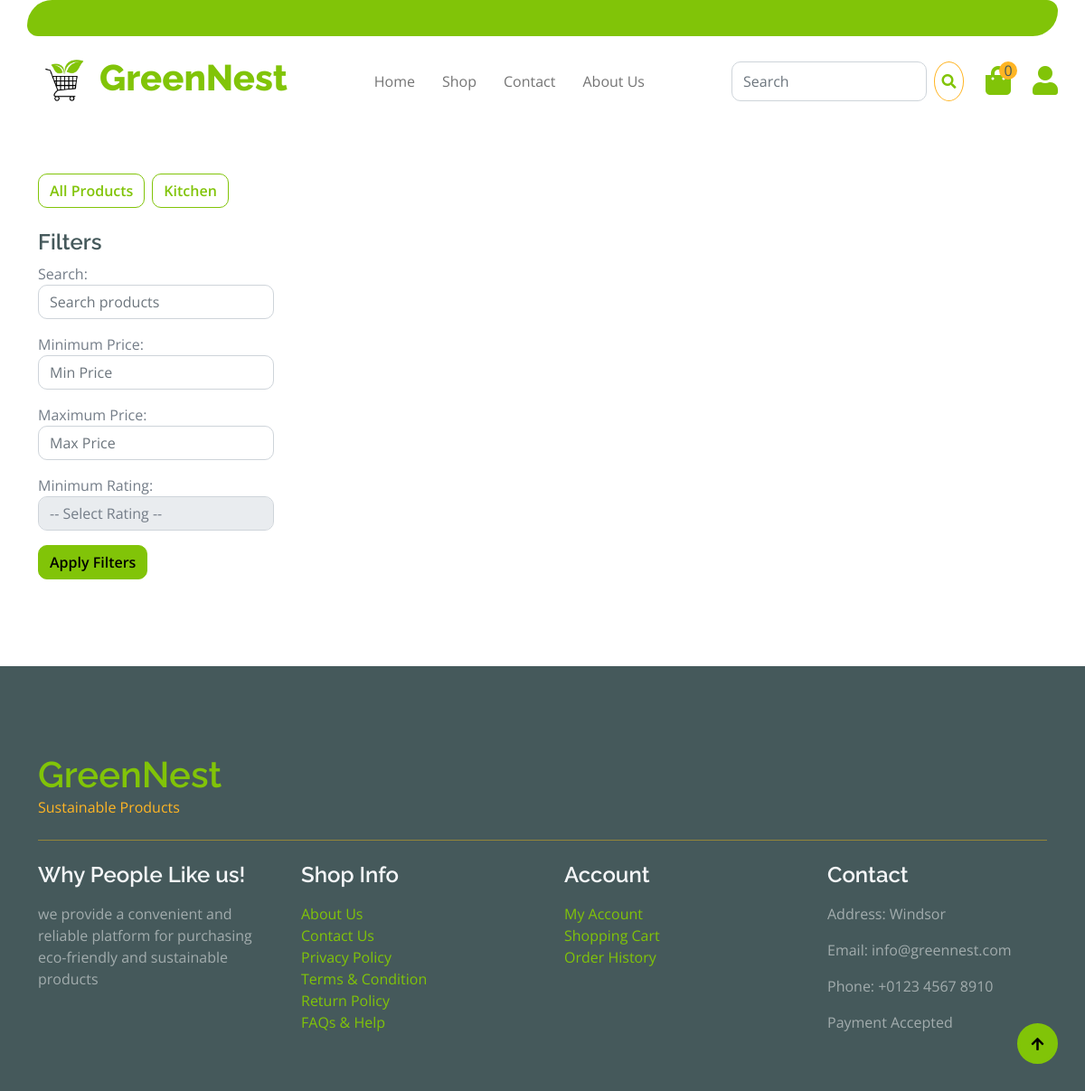
The page /shop/ on the database as committed earlier.
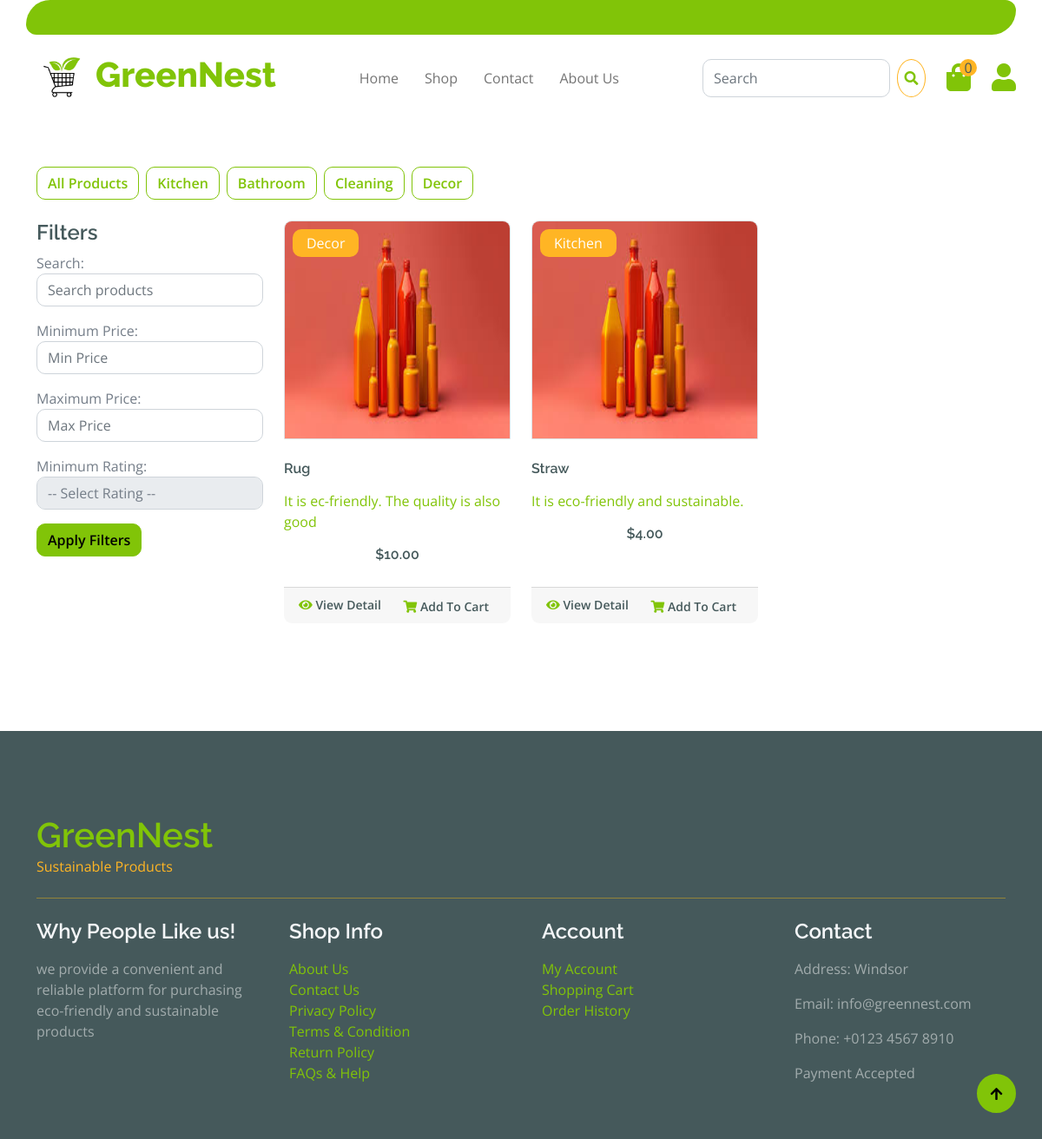
The same page on the database as committed later.
### landingPage/models.py (models this page shows, shortened)
class Category(models.Model):
    CATEGORY_CHOICES = [
        ('Kitchen', 'Kitchen'),
        ('Bathroom', 'Bathroom'),
        ('Cleaning', 'Cleaning'),
        ('Decor', 'Decor'),
    ]
    name = models.CharField(max_length=100, choices=CATEGORY_CHOICES,unique=True)

class Product(models.Model):
    name = models.CharField(max_length=255)
    description = models.TextField(default='')
    price = models.DecimalField(max_digits=10, decimal_places=2)
    category = models.ForeignKey(Category, on_delete=models.CASCADE, related_name='products')
    stock = models.PositiveIntegerField(default=100)
    image = models.ImageField(upload_to='products/images/')
    brand = models.CharField(max_length=255, default='')
    date_added = models.DateTimeField(default=timezone.now)
    last_updated = models.DateTimeField(auto_now=True)
    discount_price = models.DecimalField(max_digits=10, decimal_places=2, null=True, blank=True)
    expiration_date = models.DateField(default=one_year_from_today)
    rating = models.PositiveIntegerField(validators=[validate_rating], null=True, blank=True)

### landingPage/views.py (the view)
# urls.py: path('shop/', views.shop, name='shop'),
def shop(request):
    categories = Category.objects.all()
    products = Product.objects.all()
    search_query = request.GET.get('search')
    min_price = request.GET.get('min_price')
    max_price = request.GET.get('max_price')
    rating_query = request.GET.get('rating')
    if search_query:
        products = products.filter(name__icontains=search_query) | products.filter(description__contains=search_query)
    if min_price:
        products = products.filter(price__gte=min_price)
    if max_price:
        products = products.filter(price__lte=max_price)
    if rating_query:
        products = products.filter(rating__gte=rating_query)
    context = {
        'categories': categories,
        'products': products,
        'category_id': None
    }
    return render(request, 'landingPage/shop.html', context)

### landingPage/templatetags/custom_filters.py (called while the page is built)
@register.filter(name='truncate_with_ellipsis')
def truncate_with_ellipsis(value, max_length):
    if len(value) > max_length:
        return value[:max_length] + '...'
    else:
        return value[:max_length]

@register.filter
def cart_total_quantity(cart):
    if cart:
        return sum(cart.values())
    return 0

### landingPage/templates/landingPage/shop.html (shortened to what the changed rows need)
{% extends 'landingPage/base.html' %} {% load static %} {% load cart %}
{% load custom_filters %} {% block content %}
<div class="container-fluid py-5">
  <div class="container">
    <div class="row">
      <div class="col-lg-12 mb-3">
        <div class="d-flex justify-content-start flex-wrap">
          <a
            href="{% url 'landingPage:shop' %}"
            class="btn btn-outline-primary me-2 mb-2"
            >All Products</a
          >
          {% for category in categories %}
          <a
            href="{% url 'landingPage:category_products' category.id %}"
            class="btn btn-outline-primary me-2 mb-2"
            >{{ category.name }}</a
          >
          {% endfor %}
        </div>
      </div>
      <div class="col-lg-9">
        <div class="row" >
          {% for product in products %}
          <div class="col-lg-4 col-md-6 col-sm-6 pb-1" >
            <div class="card product-item border-0 mb-4">
              <a href="{% url 'landingPage:product_detail' product.id %}">
                <div
                  class="card-header product-img position-relative overflow-hidden bg-transparent border p-0"
                >
                  <img
                    class="img-fluid w-100"
                    src="{{ product.image.url }}"
                    alt="{{ product.name }}"
                    style="height: 250px"
                  />
                </div>
                <div
                  class="text-white bg-secondary px-3 py-1 rounded position-absolute"
                  style="top: 10px; left: 10px"
                >
                  {{ product.category.name }}
                </div>
                <div
                  class="card-body border-left border-right p-0 pt-4 pb-3" style="height: 170px;"
                >
                  <h6 class="text-truncate mb-3">{{ product.name }}</h6>
                  <p>{{ product.description|truncate_with_ellipsis:70 }}</p>
                  <div class="d-flex justify-content-center">
                    <h6>${{ product.price }}</h6>
                  </div>
                </div>
              </a>
              <div class="card-footer d-flex justify-content-between">
                <a
                  href="{% url 'landingPage:product_detail' product.id %}"
                  class="btn btn-sm text-dark p-0"
                  ><i class="fas fa-eye text-primary mr-1"></i> View Detail</a
                >
                {% if product|is_in_cart:request.session.cart %}
                <div class="text-dark">
                <i class="fas fa-shopping-cart text-primary mr-1"></i>Added</div>
                {% else %}
                <form
                  action="{% url 'landingPage:add_to_cart' product.id %}"
                  method="post"
                  class="me-2"
                >
                  <button type="submit" class="btn btn-sm text-dark p-0">
                    <i class="fas fa-shopping-cart text-primary mr-1"></i> Add
                    To Cart
                  </button>
                </form>
                {% endif %}
              </div>
            </div>
          </div>
          {% endfor %}
        </div>
      </div>
    </div>
  </div>
</div>
{% endblock %}

Rows that differ between the two databases and show on the page:
added Category: name "Bathroom"
added Category: name "Cleaning"
added Category: name "Decor"
added Product: image (picture), category.name "Decor", name "Rug", description "It is ec-friendly. The quality is also good", price "10.00"
added Product: image (picture), category.name "Kitchen", name "Straw", description "It is eco-friendly and sustainable.", price "4.00"
